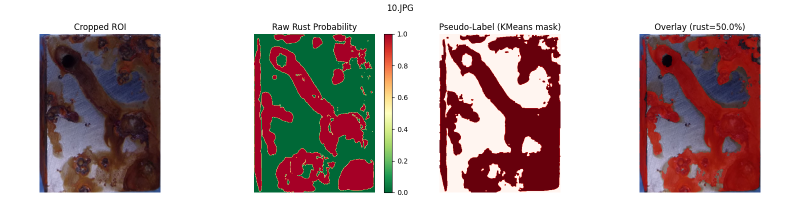
#> input picture calibration_data/10_calibration_data.png, 1600 x 400 px (shown at 1/2 size)
$ python sam3-single-v1.py --image calibration_data/10_calibration_data.png
#> lines starting #> are read from the running program, lines starting #| are printed output that depends on the picture
from __future__ import annotations

from typing import Dict, Tuple, List, Optional
import argparse
import os
import time

import cv2
import matplotlib.pyplot as plt
import numpy as np


# ----------------------------- File Picker -----------------------------
# [30 lines left out: functions _get_tk_root, pick_image_file, not called in this run]


# ----------------------------- Core Detector -----------------------------
class FastRustDetector:
    """
    SAM3-only dual-prompt rust detection (NO SLIC):

      1) Run SAM3 on full image with prompt_clean  = "clean shiny metal"
      2) Run SAM3 on full image with prompt_rust   = "rust of metal surface"
      3) Build per-pixel evidence maps from SAM3 outputs:
           evidence(prompt) = max_i(conf_i * mask_i)
      4) Compare rust vs clean evidence to create final rust mask
      5) Morphological cleanup + final overlay

    Notes:
      - No SLIC
      - No per-segment features/scoring
      - Direct SAM3 evidence fusion
    """

    def __init__(
        self,
        verbose: bool = True,
        sam_checkpoint: str = "sam3.pt",
        prompt_clean: str = "clean shiny metal",
        prompt_rust: str = "rust of metal surface",
        min_rust_evidence: float = 0.18,
        delta_margin: float = 0.03,
        rust_ratio_threshold: float = 0.55,
        ensure_one_positive: bool = False,
        morph_kernel: int = 3,
        morph_open_iters: int = 1,
        morph_close_iters: int = 1,
    ):
        self.verbose = bool(verbose)
        self.sam_checkpoint = str(sam_checkpoint)

        # Dual prompts (the "2 embeddings" / text prompts)
        self.prompt_clean = str(prompt_clean)
        self.prompt_rust = str(prompt_rust)

        # Fusion thresholds
        self.min_rust_evidence = float(min_rust_evidence)
        self.delta_margin = float(delta_margin)
        self.rust_ratio_threshold = float(rust_ratio_threshold)
        self.ensure_one_positive = bool(ensure_one_positive)

        # Morphology
        self.morph_kernel = max(1, int(morph_kernel))
        self.morph_open_iters = max(0, int(morph_open_iters))
        self.morph_close_iters = max(0, int(morph_close_iters))

        # SAM3
        self.sam3_predictor = None
        self.original_image: Optional[np.ndarray] = None

        if self.verbose:
            self._print_backend_info()

        self.load_sam3_model()

    # ---- logging ----
    def _log(self, msg: str):
        if self.verbose:
            print(f"  → {msg}")

    def _print_backend_info(self):
        print("FastRustDetector initialized:")
        print("  Mode: SAM3-only dual-prompt rust detection (NO SLIC)")
        print(f"  SAM3 checkpoint: {self.sam_checkpoint}")
        print(f"  Prompt clean: {self.prompt_clean!r}")
        print(f"  Prompt rust:  {self.prompt_rust!r}")
        print(f"  min_rust_evidence: {self.min_rust_evidence:.3f}")
        print(f"  delta_margin: {self.delta_margin:.3f}")
        print(f"  rust_ratio_threshold: {self.rust_ratio_threshold:.3f}")
        print(f"  ensure_one_positive: {self.ensure_one_positive}")
        print(f"  morphology: kernel={self.morph_kernel}, open={self.morph_open_iters}, close={self.morph_close_iters}")

    # ---- SAM3 ----
    def load_sam3_model(self):
        """
        Loads SAM3SemanticPredictor from Ultralytics.
        If it fails, SAM3 is disabled.
        """
        try:
            from ultralytics.models.sam import SAM3SemanticPredictor
        except Exception:
            self._log(
                "Failed to import SAM3SemanticPredictor. SAM3 will be disabled.\n"
                "Try: pip install -U ultralytics"
            )
            self.sam3_predictor = None
            return

        if not os.path.exists(self.sam_checkpoint):
            self._log(f"SAM3 checkpoint not found: {self.sam_checkpoint} (SAM3 disabled)")
            self.sam3_predictor = None
            return

        try:
            self._log(f"Loading SAM3SemanticPredictor from {self.sam_checkpoint}...")
            overrides = dict(task="segment", mode="predict", model=self.sam_checkpoint, verbose=self.verbose)

            # Safer default: let Ultralytics choose device if not specified.
            # FP16 can break on CPU/MPS depending on ops, so keep False here.
            overrides["half"] = False

            self.sam3_predictor = SAM3SemanticPredictor(overrides=overrides)
            self.sam3_predictor.setup_model()
            self._log("SAM3 model loaded successfully.")
        except Exception as e:
            self._log(f"Failed to load SAM3 model: {e}")
            self.sam3_predictor = None

    # ---- Utilities ----
    # [17 lines left out: functions _bbox_from_mask, _safe_resize_mask, not called in this run]

    def apply_morphological_operations(self, mask: np.ndarray | None):
        if mask is None:
            return None
        if mask.size == 0:
            return mask
        mask_uint8 = (mask * 255).astype(np.uint8) if mask.max() <= 1 else mask.astype(np.uint8)

        k = max(1, int(self.morph_kernel))
        kernel = np.ones((k, k), np.uint8)

        if self.morph_open_iters > 0:
            mask_uint8 = cv2.morphologyEx(mask_uint8, cv2.MORPH_OPEN, kernel, iterations=self.morph_open_iters)
        if self.morph_close_iters > 0:
            mask_uint8 = cv2.morphologyEx(mask_uint8, cv2.MORPH_CLOSE, kernel, iterations=self.morph_close_iters)

        return (mask_uint8 > 127).astype(np.uint8)

    # ---- SAM3 prompt evidence ----
    # [146 lines left out: functions _run_sam3_text_prompt, _sam3_prompt_evidence_map, not called in this run]

    # ---- Fusion (clean vs rust evidence) ----
    def _fuse_clean_rust_evidence(
        self,
        clean_ev: np.ndarray,
        rust_ev: np.ndarray,
    ) -> Dict:
        """
        Fuse two SAM3 evidence maps into a final rust mask.

        Rules (pixel-wise):
          - rust evidence must exceed min_rust_evidence
          - rust must beat clean by delta_margin OR rust ratio must exceed threshold
        """
        clean_ev = np.clip(clean_ev.astype(np.float32), 0.0, 1.0)
        rust_ev = np.clip(rust_ev.astype(np.float32), 0.0, 1.0)

        delta = rust_ev - clean_ev
        ratio = rust_ev / (rust_ev + clean_ev + 1e-6)

        rust_mask = (
            (rust_ev >= self.min_rust_evidence)
            & (
                (delta >= self.delta_margin)
                | (ratio >= self.rust_ratio_threshold)
            )
        ).astype(np.uint8)

        rust_mask = self.apply_morphological_operations(rust_mask)
        if rust_mask is None:
            rust_mask = np.zeros_like(rust_ev, dtype=np.uint8)

        # Optional fallback: keep one pixel if user wants at least one positive
        if self.ensure_one_positive and int(rust_mask.sum()) == 0 and rust_ev.size > 0:
            rank = (1.8 * rust_ev - 1.2 * clean_ev + 0.5 * ratio).reshape(-1)
            idx = int(np.argmax(rank))
            rust_mask_flat = rust_mask.reshape(-1)
            rust_mask_flat[idx] = 1
            rust_mask = rust_mask_flat.reshape(rust_mask.shape)

        # Score map for visualization (0..1): green-dominant clean -> low, red-dominant rust -> high
        score_map = np.clip(0.5 + 0.5 * delta, 0.0, 1.0).astype(np.float32)

        rust_pixels = int(rust_mask.sum())
        total_pixels = int(rust_mask.size)
        rust_pct = (100.0 * rust_pixels / total_pixels) if total_pixels > 0 else 0.0

        return dict(
            rust_mask=rust_mask.astype(np.uint8),
            delta_map=delta.astype(np.float32),
            ratio_map=np.clip(ratio, 0.0, 1.0).astype(np.float32),
            score_map=score_map,
            rust_percentage=rust_pct,
        )

    # ---- Main analysis ----
    def analyze(self, image_path: str, interactive: bool = True) -> Dict:
        timings: Dict[str, float] = {}

        # 0) Load image
        t0 = time.time()
        self._log(f"Loading image: {image_path}")
        original = cv2.imread(image_path)
        if original is None:
            raise ValueError(f"Image not found: {image_path}")

        self.original_image = original.copy()
        H, W = original.shape[:2]
        timings["load"] = time.time() - t0

        # If image huge, warn
        mega_pixels = (H * W) / 1e6
        if mega_pixels > 12.0:
            self._log(f"WARNING: Large image ({mega_pixels:.1f} MP). SAM3 may be slow.")

        # 1) SAM3 clean prompt
        t0 = time.time()
        if interactive and self.sam3_predictor is not None:
            self._log(f"SAM3 prompt #1 (clean): {self.prompt_clean!r}")
            clean_out = self._sam3_prompt_evidence_map(image_path, self.prompt_clean, expected_hw=(H, W))
        else:
            clean_out = dict(
                evidence_map=np.zeros((H, W), dtype=np.float32),
                best_mask=np.zeros((H, W), dtype=np.uint8),
                best_box=None,
                best_score=0.0,
                num_detections=0,
            )
        timings["sam3_clean"] = time.time() - t0

        # 2) SAM3 rust prompt
        t0 = time.time()
        if interactive and self.sam3_predictor is not None:
            self._log(f"SAM3 prompt #2 (rust): {self.prompt_rust!r}")
            rust_out = self._sam3_prompt_evidence_map(image_path, self.prompt_rust, expected_hw=(H, W))
        else:
            rust_out = dict(
                evidence_map=np.zeros((H, W), dtype=np.float32),
                best_mask=np.zeros((H, W), dtype=np.uint8),
                best_box=None,
                best_score=0.0,
                num_detections=0,
            )
        timings["sam3_rust"] = time.time() - t0

        # 3) Fuse evidence maps -> rust mask
        t0 = time.time()
        fused = self._fuse_clean_rust_evidence(clean_out["evidence_map"], rust_out["evidence_map"])
        timings["fuse"] = time.time() - t0

        total_time = float(sum(timings.values()))
        self._log(
            f"Clean score={clean_out['best_score']:.2f} ({clean_out['num_detections']} dets) | "
            f"Rust score={rust_out['best_score']:.2f} ({rust_out['num_detections']} dets) | "
            f"Rust coverage={fused['rust_percentage']:.2f}% | "
            f"Total time={total_time:.3f}s"
        )

        return dict(
            original=original,

            # SAM3 clean
            sam_clean_evidence=clean_out["evidence_map"],
            sam_clean_best_mask=clean_out["best_mask"],
            sam_clean_best_box=clean_out["best_box"],
            sam_clean_best_score=float(clean_out["best_score"]),
            sam_clean_num_dets=int(clean_out["num_detections"]),

            # SAM3 rust
            sam_rust_evidence=rust_out["evidence_map"],
            sam_rust_best_mask=rust_out["best_mask"],
            sam_rust_best_box=rust_out["best_box"],
            sam_rust_best_score=float(rust_out["best_score"]),
            sam_rust_num_dets=int(rust_out["num_detections"]),

            # Fusion / output
            full_mask=fused["rust_mask"],
            score_map=fused["score_map"],
            delta_map=fused["delta_map"],
            ratio_map=fused["ratio_map"],
            rust_percentage=float(fused["rust_percentage"]),
            timings=timings,
        )

    # ---- Visualization ----
    def visualize_detection(self, results: Dict, save_path: str | None = None) -> plt.Figure:
        original = results["original"]

        clean_ev = results["sam_clean_evidence"]
        rust_ev = results["sam_rust_evidence"]
        clean_best_mask = results["sam_clean_best_mask"]
        rust_best_mask = results["sam_rust_best_mask"]

        clean_box = results.get("sam_clean_best_box", None)
        rust_box = results.get("sam_rust_best_box", None)

        clean_score = float(results.get("sam_clean_best_score", 0.0))
        rust_score = float(results.get("sam_rust_best_score", 0.0))
        rust_percentage = float(results.get("rust_percentage", 0.0))

        full_mask = results["full_mask"]
        score_map = results["score_map"]

        # Stage 1: input image
        stage1 = original.copy()

        # Stage 2: clean evidence overlay (green)
        stage2 = original.copy()
        clean_vis = np.zeros_like(stage2, dtype=np.uint8)
        clean_vis[:, :, 1] = np.clip(clean_ev * 255.0, 0, 255).astype(np.uint8)
        stage2 = cv2.addWeighted(stage2, 0.65, clean_vis, 0.5, 0)
        if clean_box is not None:
            x1, y1, x2, y2 = clean_box
            cv2.rectangle(stage2, (x1, y1), (x2, y2), (0, 255, 0), 2)
            cv2.putText(
                stage2,
                f"clean {clean_score:.2f}",
                (x1, max(0, y1 - 8)),
                cv2.FONT_HERSHEY_SIMPLEX,
                0.6,
                (0, 255, 0),
                2,
            )

        # Stage 3: rust evidence overlay (red)
        stage3 = original.copy()
        rust_vis = np.zeros_like(stage3, dtype=np.uint8)
        rust_vis[:, :, 2] = np.clip(rust_ev * 255.0, 0, 255).astype(np.uint8)
        stage3 = cv2.addWeighted(stage3, 0.65, rust_vis, 0.5, 0)
        if rust_box is not None:
            x1, y1, x2, y2 = rust_box
            cv2.rectangle(stage3, (x1, y1), (x2, y2), (255, 0, 0), 2)
            cv2.putText(
                stage3,
                f"rust {rust_score:.2f}",
                (x1, max(0, y1 - 8)),
                cv2.FONT_HERSHEY_SIMPLEX,
                0.6,
                (255, 0, 0),
                2,
            )

        # Stage 4: dual-evidence comparison map (clean=green, rust=red)
        stage4 = original.copy()
        cmp_vis = np.zeros_like(stage4, dtype=np.uint8)
        cmp_vis[:, :, 1] = np.clip(clean_ev * 255.0, 0, 255).astype(np.uint8)  # green clean
        cmp_vis[:, :, 2] = np.clip(rust_ev * 255.0, 0, 255).astype(np.uint8)   # red rust
        stage4 = cv2.addWeighted(stage4, 0.55, cmp_vis, 0.55, 0)

        # Stage 5: best masks (clean + rust) overlay for sanity
        stage5 = original.copy()
        tmp5 = stage5.copy()
        tmp5[clean_best_mask == 1] = [0, 255, 0]
        tmp5[rust_best_mask == 1] = [0, 0, 255]
        stage5 = cv2.addWeighted(stage5, 0.65, tmp5, 0.45, 0)

        # Stage 6: final rust overlay on full image
        stage6 = original.copy()
        rust_overlay = stage6.copy()
        rust_overlay[full_mask == 1] = [0, 0, 255]
        stage6 = cv2.addWeighted(stage6, 0.6, rust_overlay, 0.4, 0)

        # Optional: draw both boxes on final view
        if clean_box is not None:
            x1, y1, x2, y2 = clean_box
            cv2.rectangle(stage6, (x1, y1), (x2, y2), (0, 255, 0), 1)
        if rust_box is not None:
            x1, y1, x2, y2 = rust_box
            cv2.rectangle(stage6, (x1, y1), (x2, y2), (255, 0, 0), 1)

        fig, axes = plt.subplots(2, 3, figsize=(18, 10))
        fig.suptitle(
            "Rust Detection Stages (SAM3 dual prompts only: clean vs rust, NO SLIC)\n"
            f"Clean score={clean_score:.2f} | Rust score={rust_score:.2f} | Rust coverage={rust_percentage:.1f}%",
            fontsize=12,
        )

        imgs = [stage1, stage2, stage3, stage4, stage5, stage6]
        titles = [
            "1) Input image",
            "2) SAM3 clean evidence (green)",
            "3) SAM3 rust evidence (red)",
            "4) Dual evidence overlay (clean=green, rust=red)",
            "5) Best masks (clean=green, rust=red)",
            "6) Final rust overlay (red)",
        ]

        for ax, img, title in zip(axes.ravel(), imgs, titles):
            ax.imshow(cv2.cvtColor(img, cv2.COLOR_BGR2RGB))
            ax.set_title(title)
            ax.axis("off")

        plt.tight_layout()
        plt.show()

        if save_path:
            out_dir = os.path.dirname(save_path)
            if out_dir:
                os.makedirs(out_dir, exist_ok=True)
            fig.savefig(save_path, dpi=300)
            self._log(f"Visualization saved to: {save_path}")

        return fig


# ----------------------------- CLI + Main -----------------------------
def build_argparser() -> argparse.ArgumentParser:
    p = argparse.ArgumentParser(
        description="Rust Detection: SAM3 dual prompts (clean shiny metal vs rust of metal surface), NO SLIC"
    )
    p.add_argument("--image", type=str, default="", help="Path to image; if empty, file dialog opens.")
    p.add_argument("--interactive", type=int, default=1, help="1=run SAM3 prompts; 0=skip SAM3 (debug fallback).")

    p.add_argument("--sam_checkpoint", type=str, default="sam3.pt", help="Path to SAM3 checkpoint.")
    p.add_argument("--prompt_clean", type=str, default="clean shiny metal", help='SAM3 clean-metal prompt.')
    p.add_argument("--prompt_rust", type=str, default="rust of metal surface", help='SAM3 rust prompt.')

    # Fusion thresholds
    p.add_argument("--min_rust_evidence", type=float, default=0.18, help="Minimum rust evidence to consider a rust pixel.")
    p.add_argument("--delta_margin", type=float, default=0.03, help="Require rust_evidence - clean_evidence >= this margin (or pass ratio gate).")
    p.add_argument("--rust_ratio_threshold", type=float, default=0.55, help="Require rust/(rust+clean) >= this ratio (alternative gate).")
    p.add_argument("--ensure_one_positive", type=int, default=0, help="Force at least one positive pixel if no rust pixel survives fusion.")

    # Morphology
    p.add_argument("--morph_kernel", type=int, default=3)
    p.add_argument("--morph_open_iters", type=int, default=1)
    p.add_argument("--morph_close_iters", type=int, default=1)

    p.add_argument("--verbose", type=int, default=1)
    p.add_argument("--res_dir", type=str, default="NewTh")
    return p


def main():
    args = build_argparser().parse_args()

    if args.image:
        if not os.path.exists(args.image):
            raise SystemExit(f"--image does not exist: {args.image}")
        image_path = args.image
    else:
        image_path = pick_image_file()

    detector = FastRustDetector(
        verbose=bool(args.verbose),
        sam_checkpoint=args.sam_checkpoint,
        prompt_clean=args.prompt_clean,
        prompt_rust=args.prompt_rust,
        min_rust_evidence=float(args.min_rust_evidence),
        delta_margin=float(args.delta_margin),
        rust_ratio_threshold=float(args.rust_ratio_threshold),
        ensure_one_positive=bool(args.ensure_one_positive),
        morph_kernel=int(args.morph_kernel),
        morph_open_iters=int(args.morph_open_iters),
        morph_close_iters=int(args.morph_close_iters),
    )

    results = detector.analyze(image_path, interactive=bool(args.interactive))
#> in analyze, original is the input picture: shape (400, 1600, 3); mean B, G, R 163.3, 163.7, 183.5
#> results = 17 items

    out = f"results/{args.res_dir}/{os.path.splitext(os.path.basename(image_path))[0]}_stages.png"
    detector.visualize_detection(results, save_path=out)
#> in visualize_detection, `clean_score = float(results.get("sam_clean_best_score", 0.0))`: clean_score = 0
#> in visualize_detection, `stage2 = cv2.addWeighted(stage2, 0.65, clean_vis, 0.5, 0)`:
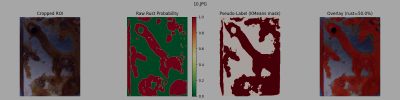
#> stage2: shape (400, 1600, 3) (shown at 1/4 size); mean B, G, R 106.3, 106.6, 119.4
#> in visualize_detection, `stage4 = cv2.addWeighted(stage4, 0.55, cmp_vis, 0.55, 0)`:
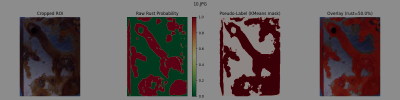
#> stage4: shape (400, 1600, 3) (shown at 1/4 size); mean B, G, R 89.7, 89.9, 100.8
#> the loop in visualize_detection, `for ax, img, title in zip(axes.ravel(), imgs, titles):` made 6 passes
#> title on passes 1, 2, 3, 5, 6: '1) Input image', '2) SAM3 clean evidence (green)', '3) SAM3 rust evidence (red)', '5) Best masks (clean=green, rust=red)', '6) Final rust overlay (red)'
#> in visualize_detection, `plt.show()`:
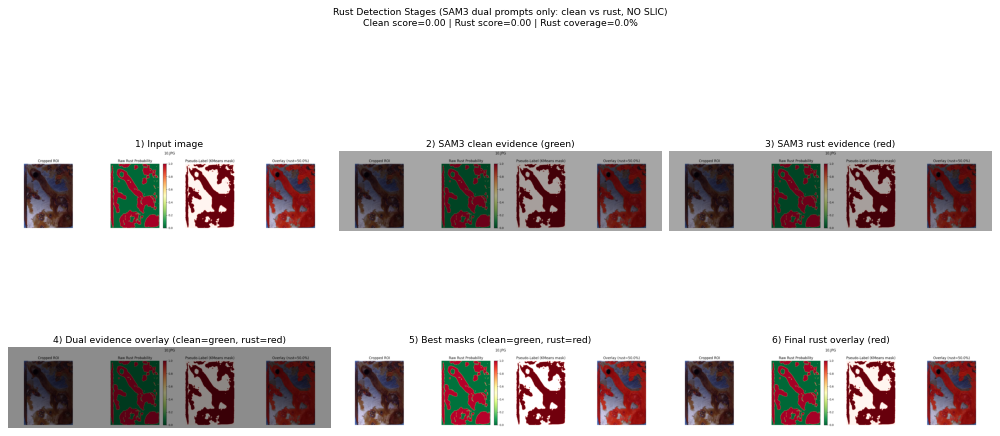
#> figure drawn by matplotlib, 6 panels

    print("\nDone.")
    print("Pipeline: SAM3 clean prompt + SAM3 rust prompt -> evidence fusion -> final rust mask")
    print(f"Rust coverage: {results['rust_percentage']:.2f}%")
#| Rust coverage: 0.00%
    print(f"Saved visualization: {out}")


if __name__ == "__main__":
    main()

$ run again, on calibration_data/12_calibration_data.png
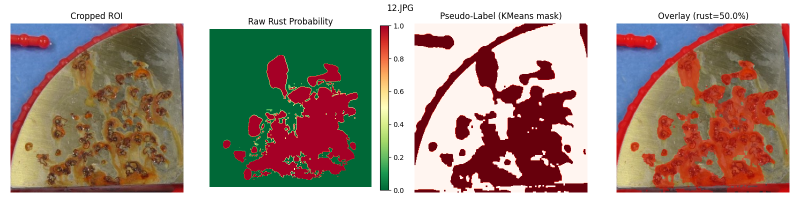
#> input picture calibration_data/12_calibration_data.png, 1600 x 400 px (shown at 1/2 size)
#> in analyze, original is the input picture: shape (400, 1600, 3); mean B, G, R 137.6, 148.5, 166.7
#> results = 17 items
#> clean_ev: shape (400, 1600) float32; every value is 0
#> clean_best_mask: shape (400, 1600); every value is 0
#> clean_score = 0
#> score_map: shape (400, 1600) float32; every value is 0.5
#> clean_vis: shape (400, 1600, 3); every value is 0
#> in visualize_detection, `stage2 = cv2.addWeighted(stage2, 0.65, clean_vis, 0.5, 0)`:
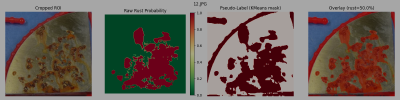
#> stage2: shape (400, 1600, 3) (shown at 1/4 size); mean B, G, R 89.6, 96.6, 108.4
#> in visualize_detection, `stage4 = cv2.addWeighted(stage4, 0.55, cmp_vis, 0.55, 0)`:
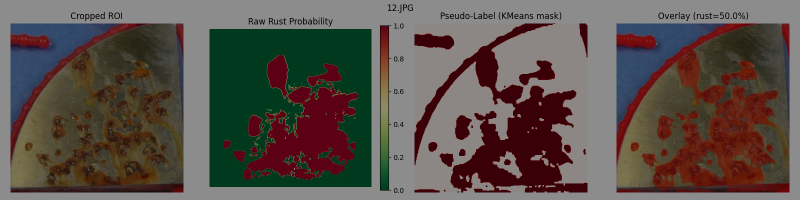
#> stage4: shape (400, 1600, 3) (shown at 1/2 size); mean B, G, R 75.6, 81.6, 91.6
#> the loop in visualize_detection, `for ax, img, title in zip(axes.ravel(), imgs, titles):` made 6 passes
#> title on passes 1, 2, 3, 5, 6: '1) Input image', '2) SAM3 clean evidence (green)', '3) SAM3 rust evidence (red)', '5) Best masks (clean=green, rust=red)', '6) Final rust overlay (red)'
#| Rust coverage: 0.00%

$ run again, on calibration_data/13_calibration_data.png
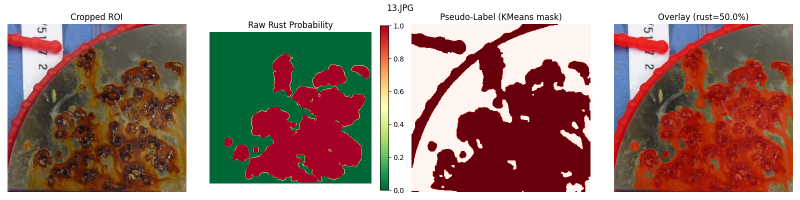
#> input picture calibration_data/13_calibration_data.png, 1600 x 400 px (shown at 1/2 size)
#> in analyze, original is the input picture: shape (400, 1600, 3); mean B, G, R 120.4, 128.2, 159.6
#> results = 17 items
#> clean_ev: shape (400, 1600) float32; every value is 0
#> clean_best_mask: shape (400, 1600); every value is 0
#> clean_score = 0
#> score_map: shape (400, 1600) float32; every value is 0.5
#> clean_vis: shape (400, 1600, 3); every value is 0
#> in visualize_detection, `stage2 = cv2.addWeighted(stage2, 0.65, clean_vis, 0.5, 0)`:
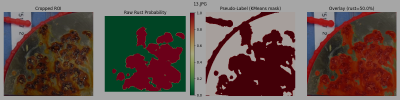
#> stage2: shape (400, 1600, 3) (shown at 1/4 size); mean B, G, R 78.4, 83.4, 103.8
#> in visualize_detection, `stage4 = cv2.addWeighted(stage4, 0.55, cmp_vis, 0.55, 0)`:
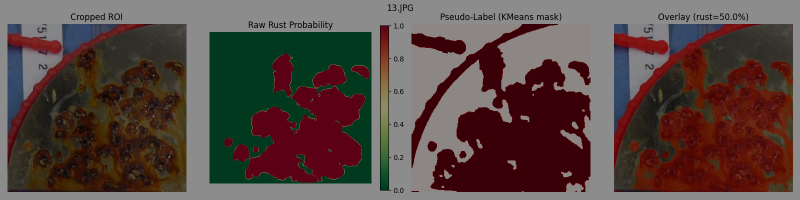
#> stage4: shape (400, 1600, 3) (shown at 1/2 size); mean B, G, R 66.2, 70.5, 87.8
#> the loop in visualize_detection, `for ax, img, title in zip(axes.ravel(), imgs, titles):` made 6 passes
#> title on passes 1, 2, 3, 5, 6: '1) Input image', '2) SAM3 clean evidence (green)', '3) SAM3 rust evidence (red)', '5) Best masks (clean=green, rust=red)', '6) Final rust overlay (red)'
#| Rust coverage: 0.00%
